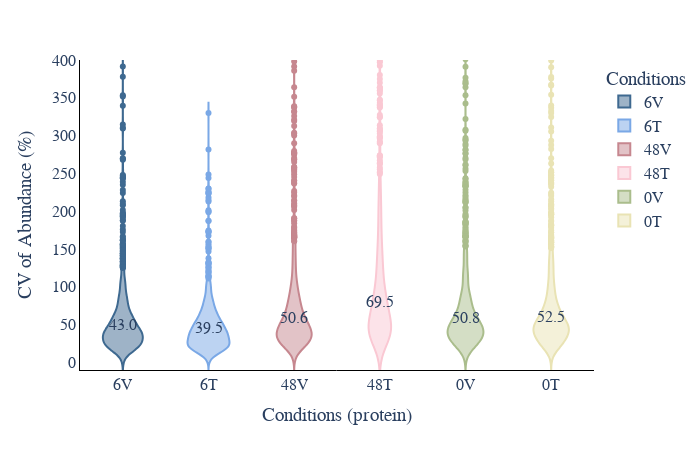

This figure's notebook cell:
### Code cell
# CV violin plot
plot_options={    
        "median label": "True", #only works for total and MS2, can be found in CV_summary if you set WRITE_OUTPUT = True
        "box": False,
        "X Title": "Conditions (protein)",
        "Y Title": "CV of Abundance (%)",
        "color": ["#3E6990", "#7aa8e6","#C6878F", "#fac8d3","#AABD8C", "#E9E3B4",  "#F39B6D", "#C6878F", "pink",
                  "orange", "brown", "pink", "gray", "olive", "cyan", "black","red",
                  "yellow","green","blue","indigo","violet"],
        "width": 700,
        "height": 450,
        "font": dict(size=16, family="Arial black"),
        "ylimits": [-10, 400],
        "CV mode": "total",#grouped, total, MS2, grouped_stacked, stacked
        "Group By X": "Conditions", #ID_Mode does MS2 vs MBR
        "Group By Color": "Hours",#ID_Mode does MS2 vs MBR
        "Group By Stack": "ID_Mode" #ID_Mode does MS2 vs MBR
    }
plot_options["plot_type"] = 1 # 1 is protein, 2 is peptide
figure, _, _ =CV_plots(data_obj, plot_options, saved_settings)
figure.show()

### Figure 1 — Plotly figure (JSON) as saved in the notebook; plotly's stock layout.template omitted (floating-point values rounded to 4 significant figures; data arrays with more than 128 entries replaced by an {"elided": "..."} marker saying what was removed)
{"data": [{"alignmentgroup": "True", "box": {"visible": false}, "hovertemplate": "Conditions=%{x}<br>CV=%{y}<extra></extra>", "legendgroup": "6V", "marker": {"color": "#3E6990"}, "name": "6V", "offsetgroup": "6V", "orientation": "v", "scalegroup": "True", "showlegend": true, "type": "violin", "x": {"elided": "1111 str values"}, "x0": " ", "xaxis": "x", "y": {"elided": "1111 float values"}, "y0": " ", "yaxis": "y"}, {"alignmentgroup": "True", "box": {"visible": false}, "hovertemplate": "Conditions=%{x}<br>CV=%{y}<extra></extra>", "legendgroup": "6T", "marker": {"color": "#7aa8e6"}, "name": "6T", "offsetgroup": "6T", "orientation": "v", "scalegroup": "True", "showlegend": true, "type": "violin", "x": {"elided": "1202 str values"}, "x0": " ", "xaxis": "x", "y": {"elided": "1202 float values"}, "y0": " ", "yaxis": "y"}, {"alignmentgroup": "True", "box": {"visible": false}, "hovertemplate": "Conditions=%{x}<br>CV=%{y}<extra></extra>", "legendgroup": "48V", "marker": {"color": "#C6878F"}, "name": "48V", "offsetgroup": "48V", "orientation": "v", "scalegroup": "True", "showlegend": true, "type": "violin", "x": {"elided": "1071 str values"}, "x0": " ", "xaxis": "x", "y": {"elided": "1071 float values"}, "y0": " ", "yaxis": "y"}, {"alignmentgroup": "True", "box": {"visible": false}, "hovertemplate": "Conditions=%{x}<br>CV=%{y}<extra></extra>", "legendgroup": "48T", "marker": {"color": "#fac8d3"}, "name": "48T", "offsetgroup": "48T", "orientation": "v", "scalegroup": "True", "showlegend": true, "type": "violin", "x": {"elided": "968 str values"}, "x0": " ", "xaxis": "x", "y": {"elided": "968 float values"}, "y0": " ", "yaxis": "y"}, {"alignmentgroup": "True", "box": {"visible": false}, "hovertemplate": "Conditions=%{x}<br>CV=%{y}<extra></extra>", "legendgroup": "0V", "marker": {"color": "#AABD8C"}, "name": "0V", "offsetgroup": "0V", "orientation": "v", "scalegroup": "True", "showlegend": true, "type": "violin", "x": {"elided": "1147 str values"}, "x0": " ", "xaxis": "x", "y": {"elided": "1147 float values"}, "y0": " ", "yaxis": "y"}, {"alignmentgroup": "True", "box": {"visible": false}, "hovertemplate": "Conditions=%{x}<br>CV=%{y}<extra></extra>", "legendgroup": "0T", "marker": {"color": "#E9E3B4"}, "name": "0T", "offsetgroup": "0T", "orientation": "v", "scalegroup": "True", "showlegend": true, "type": "violin", "x": {"elided": "1055 str values"}, "x0": " ", "xaxis": "x", "y": {"elided": "1055 float values"}, "y0": " ", "yaxis": "y"}], "layout": {"annotations": [{"showarrow": false, "text": "52.5", "x": "0T", "y": 60.37}, {"showarrow": false, "text": "50.8", "x": "0V", "y": 58.37}, {"showarrow": false, "text": "69.5", "x": "48T", "y": 79.92}, {"showarrow": false, "text": "50.6", "x": "48V", "y": 58.14}, {"showarrow": false, "text": "39.5", "x": "6T", "y": 45.42}, {"showarrow": false, "text": "43.0", "x": "6V", "y": 49.41}], "font": {"family": "Arial black", "size": 16}, "height": 450, "legend": {"title": {"text": "Conditions"}, "tracegroupgap": 0}, "margin": {"t": 60}, "paper_bgcolor": "white", "plot_bgcolor": "white", "showlegend": true, "violinmode": "overlay", "width": 700, "xaxis": {"anchor": "y", "categoryarray": ["6V", "6T", "48V", "48T", "0V", "0T"], "categoryorder": "array", "domain": [0, 1], "linecolor": "black", "linewidth": 1, "showline": true, "title": {"text": "Conditions (protein)"}}, "yaxis": {"anchor": "x", "domain": [0, 1], "linecolor": "black", "linewidth": 1, "range": [-10, 400], "showline": true, "title": {"text": "CV of Abundance (%)"}}}}
